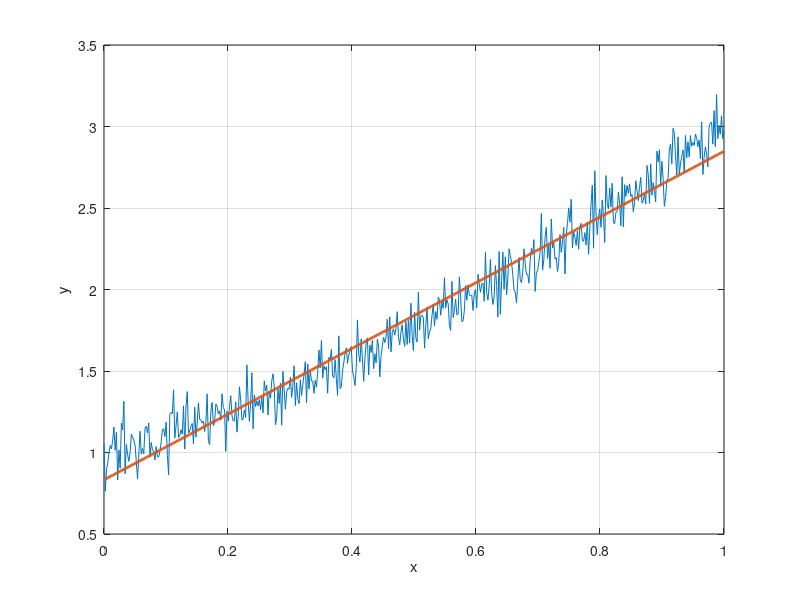

MATLAB code to generate this figure: (Note: this script raises an error after producing the figure.)
%% LinearRegression Script that demonstrates linear regression
% Fit a linear model to linear or quadratic data

%% Generate the data and perform the regression

x     = linspace(0,1,500)';
n     = length(x);

% Model a polynomial, y = ax2 + mx + b
a     = 1.0;     % quadratic - make nonzero for larger errors
m     = 1.0;     % slope
b     = 1.0;     % intercept
sigma = 0.1; % standard deviation of the noise
y0    = a*x.^2 + m*x + b;
y     = y0 + sigma*randn(n,1);

% Perform the linear regression using pinv
a     = [x ones(n,1)];
c     = pinv(a)*y;
yR    = c(1)*x + c(2); % the fitted line

%% Generate plots
h = figure('Name','Linear Regression');
plot(x,y); hold on;
plot(x,yR,'linewidth',2);
grid on
xlabel('x');
ylabel('y');
title(h.Name);
legend('Data','Fit')

figure('Name','Regression Error')
plot(x,yR-y0);
grid on
xlabel('x');
ylabel('\Delta y');
title('Error between Model and Regression')


%% Copyright
% Copyright (c) 2023 Princeton Satellite Systems, Inc.
% All rights reserved.
